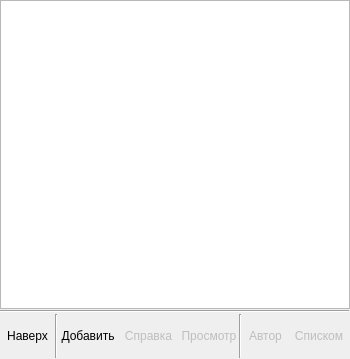
<?xml version="1.0" encoding="UTF-8"?>
<ui version="4.0">
 <class>TaskMTRTableView</class>
 <widget class="QWidget" name="TaskMTRTableView">
  <property name="geometry">
   <rect>
    <x>0</x>
    <y>0</y>
    <width>350</width>
    <height>359</height>
   </rect>
  </property>
  <property name="minimumSize">
   <size>
    <width>350</width>
    <height>0</height>
   </size>
  </property>
  <property name="windowTitle">
   <string>Form</string>
  </property>
  <layout class="QVBoxLayout" name="verticalLayout">
   <property name="spacing">
    <number>1</number>
   </property>
   <property name="leftMargin">
    <number>0</number>
   </property>
   <property name="topMargin">
    <number>0</number>
   </property>
   <property name="rightMargin">
    <number>0</number>
   </property>
   <property name="bottomMargin">
    <number>0</number>
   </property>
   <item>
    <widget class="QTableWidget" name="tableWidget">
     <property name="verticalScrollMode">
      <enum>QAbstractItemView::ScrollPerPixel</enum>
     </property>
     <property name="horizontalScrollMode">
      <enum>QAbstractItemView::ScrollPerPixel</enum>
     </property>
     <property name="showGrid">
      <bool>true</bool>
     </property>
     <property name="gridStyle">
      <enum>Qt::NoPen</enum>
     </property>
     <attribute name="horizontalHeaderCascadingSectionResizes">
      <bool>false</bool>
     </attribute>
     <attribute name="horizontalHeaderHighlightSections">
      <bool>true</bool>
     </attribute>
     <attribute name="verticalHeaderVisible">
      <bool>false</bool>
     </attribute>
    </widget>
   </item>
   <item>
    <widget class="QFrame" name="frame">
     <property name="sizePolicy">
      <sizepolicy hsizetype="Preferred" vsizetype="Maximum">
       <horstretch>0</horstretch>
       <verstretch>0</verstretch>
      </sizepolicy>
     </property>
     <property name="frameShadow">
      <enum>QFrame::Raised</enum>
     </property>
     <layout class="QGridLayout" name="gridLayout">
      <property name="leftMargin">
       <number>0</number>
      </property>
      <property name="topMargin">
       <number>0</number>
      </property>
      <property name="rightMargin">
       <number>0</number>
      </property>
      <property name="bottomMargin">
       <number>1</number>
      </property>
      <property name="horizontalSpacing">
       <number>0</number>
      </property>
      <property name="verticalSpacing">
       <number>1</number>
      </property>
      <item row="0" column="0" colspan="12">
       <widget class="Line" name="line_2">
        <property name="orientation">
         <enum>Qt::Horizontal</enum>
        </property>
       </widget>
      </item>
      <item row="1" column="1">
       <widget class="QToolButton" name="tbtUpLevel">
        <property name="text">
         <string>Наверх</string>
        </property>
        <property name="icon">
         <iconset resource="../../../r.qrc">
          <normaloff>:/ico/view-refresh.png</normaloff>:/ico/view-refresh.png</iconset>
        </property>
        <property name="iconSize">
         <size>
          <width>24</width>
          <height>24</height>
         </size>
        </property>
        <property name="toolButtonStyle">
         <enum>Qt::ToolButtonTextUnderIcon</enum>
        </property>
        <property name="autoRaise">
         <bool>true</bool>
        </property>
       </widget>
      </item>
      <item row="1" column="10">
       <spacer name="horizontalSpacer_2">
        <property name="orientation">
         <enum>Qt::Horizontal</enum>
        </property>
        <property name="sizeHint" stdset="0">
         <size>
          <width>473</width>
          <height>44</height>
         </size>
        </property>
       </spacer>
      </item>
      <item row="1" column="4">
       <widget class="QToolButton" name="tbtHelp">
        <property name="enabled">
         <bool>false</bool>
        </property>
        <property name="text">
         <string>Справка</string>
        </property>
        <property name="icon">
         <iconset resource="../../../r.qrc">
          <normaloff>:/ico/address-book-new.png</normaloff>:/ico/address-book-new.png</iconset>
        </property>
        <property name="iconSize">
         <size>
          <width>24</width>
          <height>24</height>
         </size>
        </property>
        <property name="toolButtonStyle">
         <enum>Qt::ToolButtonTextUnderIcon</enum>
        </property>
        <property name="autoRaise">
         <bool>true</bool>
        </property>
       </widget>
      </item>
      <item row="1" column="2">
       <widget class="Line" name="line_8">
        <property name="orientation">
         <enum>Qt::Vertical</enum>
        </property>
       </widget>
      </item>
      <item row="1" column="5">
       <widget class="QToolButton" name="tbtTry">
        <property name="enabled">
         <bool>false</bool>
        </property>
        <property name="text">
         <string>Просмотр</string>
        </property>
        <property name="icon">
         <iconset resource="../../../r.qrc">
          <normaloff>:/ico/edit-find.png</normaloff>:/ico/edit-find.png</iconset>
        </property>
        <property name="iconSize">
         <size>
          <width>24</width>
          <height>24</height>
         </size>
        </property>
        <property name="toolButtonStyle">
         <enum>Qt::ToolButtonTextUnderIcon</enum>
        </property>
        <property name="autoRaise">
         <bool>true</bool>
        </property>
       </widget>
      </item>
      <item row="1" column="8">
       <widget class="QToolButton" name="tbtAbout">
        <property name="enabled">
         <bool>false</bool>
        </property>
        <property name="text">
         <string>Автор</string>
        </property>
        <property name="icon">
         <iconset resource="../../../r.qrc">
          <normaloff>:/ico/centrejust.png</normaloff>:/ico/centrejust.png</iconset>
        </property>
        <property name="iconSize">
         <size>
          <width>24</width>
          <height>24</height>
         </size>
        </property>
        <property name="toolButtonStyle">
         <enum>Qt::ToolButtonTextUnderIcon</enum>
        </property>
        <property name="autoRaise">
         <bool>true</bool>
        </property>
       </widget>
      </item>
      <item row="1" column="3">
       <widget class="QToolButton" name="tbtAddSelected">
        <property name="text">
         <string>Добавить</string>
        </property>
        <property name="icon">
         <iconset resource="../../../r.qrc">
          <normaloff>:/ico/add.png</normaloff>:/ico/add.png</iconset>
        </property>
        <property name="iconSize">
         <size>
          <width>24</width>
          <height>24</height>
         </size>
        </property>
        <property name="toolButtonStyle">
         <enum>Qt::ToolButtonTextUnderIcon</enum>
        </property>
        <property name="autoRaise">
         <bool>true</bool>
        </property>
       </widget>
      </item>
      <item row="1" column="7">
       <widget class="Line" name="line_7">
        <property name="orientation">
         <enum>Qt::Vertical</enum>
        </property>
       </widget>
      </item>
      <item row="1" column="11">
       <widget class="QToolButton" name="toolButton_12">
        <property name="enabled">
         <bool>false</bool>
        </property>
        <property name="text">
         <string>Списком</string>
        </property>
        <property name="icon">
         <iconset resource="../../../r.qrc">
          <normaloff>:/ico/fileopen.png</normaloff>:/ico/fileopen.png</iconset>
        </property>
        <property name="iconSize">
         <size>
          <width>24</width>
          <height>24</height>
         </size>
        </property>
        <property name="toolButtonStyle">
         <enum>Qt::ToolButtonTextUnderIcon</enum>
        </property>
        <property name="autoRaise">
         <bool>true</bool>
        </property>
       </widget>
      </item>
     </layout>
    </widget>
   </item>
  </layout>
 </widget>
 <resources>
  <include location="../../../r.qrc"/>
 </resources>
 <connections/>
</ui>
